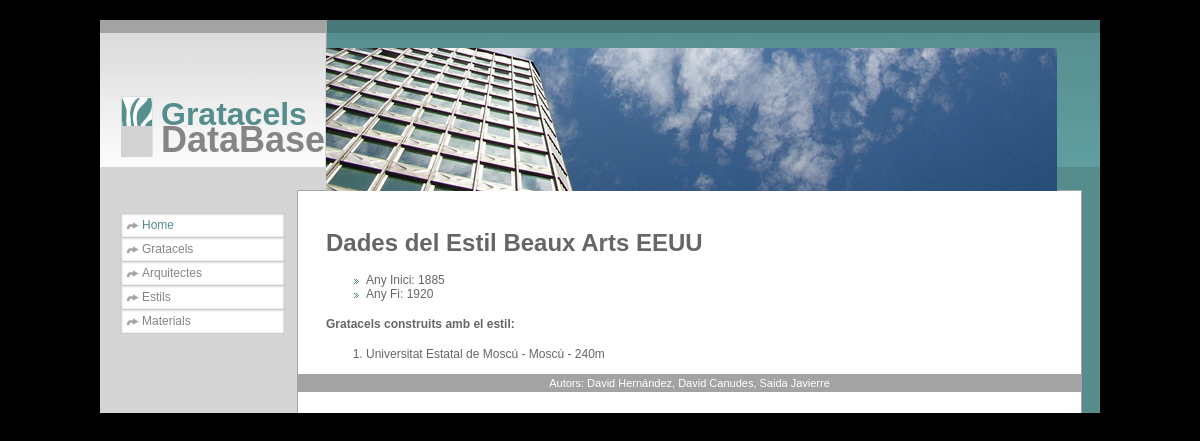
The app's page /estil/2 with its own data.
### igratacels/models.py (models this page shows)
class Estil (models.Model):
	idEstil = models.AutoField(primary_key=True)
	nom = models.TextField(max_length=25)
	dataInici = models.IntegerField(max_length=4)
	dataFi = models.IntegerField(max_length=4, blank = True,null=True)

class Gratacel (models.Model):
	idGratacel = models.AutoField(primary_key=True)
	nom = models.TextField(max_length=25)
	altura = models.IntegerField()
	altura_terrat = models.IntegerField()
	num_plantes = models.IntegerField()
	ciutat = models.TextField(max_length=25)
	any_inici = models.IntegerField()
	idEstil = models.ForeignKey(Estil)
	posicio_ranking = models.IntegerField(blank=True, null=True)
	arquitectes = models.ManyToManyField(Arquitecte)
	materials = models.ManyToManyField(Material)
	imatge = models.TextField()

### igratacels/views.py (the view)
# urls.py: url(r'^estil/(\w+)$', estilpage),
def estilpage(request, idEstil):
	try:
		estil = Estil.objects.get(idEstil=idEstil)
	except:
		raise Http404('Estil no trobat')
	gratacels=estil.gratacel_set.all()
	template = get_template('estilpage.html')
	variables = Context({
		'estil': estil,
		'gratacels': gratacels
		})
	output = template.render(variables)
	return HttpResponse(output)

### igratacels/templates/estilpage.html (shortened to what this page needs)
<!DOCTYPE html PUBLIC "-//W3C//DTD XHTML 1.0 Strict//EN"
	"http://www.w3.org/TR/xhtml1/DTD/xhtml1-strict.dtd">
<html xmlns="http://www.w3.org/1999/xhtml" xml:lang="en" >
<head>
</head>
<body>
<div id="wrapper">
	<div id="head">
        <img class="header_image" src="/static/img/header_image.jpg" alt="Header image" />
    	<img class="icon" src="/static/img/logo.jpg" alt="Logo" />
    	<h1>Gratacels</h1>
        <h2>DataBase</h2>
    </div>
    <div id="main">
    	<div id="navi">
        	<ul>
            	<li><a class="selected" href="home">Home</a></li>
            	<li><a href="gratacel">Gratacels</a></li>
            	<li><a href="arquitecte">Arquitectes</a></li>
            	<li><a href="estil">Estils</a></li>
            	<li><a href="material">Materials</a></li>
        </div>
        <div id="content">
<h1>Dades del Estil {{estil.nom}}</h1>
<ul>
<li>Any Inici: {{estil.dataInici}}</li>
<li>Any Fi: {{estil.dataFi}}</li>
</ul>
<h4>Gratacels construits amb el estil:</h4>
{% if gratacels %}
<ol>
{% for gratacel in gratacels %}
<li>
{{gratacel.nom}} - {{ gratacel.ciutat}} - {{ gratacel.altura }}m
</li>
{% endfor %}
</ol>
{% else %}
<p>No hi ha construit gratacels en aquest estil.</p>
{% endif %}
    </div>
    <div id="footer">
    	<p> Autors: David Hernández, David Canudes, Saida Javierre </p>
    </div>
</div>
</body>
</html>

### igratacels/templates/global.css (style rules this page uses)
body { padding:0; margin:20px 0 0 0px; text-align:center; background-color:#000; font-family:Arial, sans-serif; font-size:12px; color:#666; }
a { color:#558c8c; text-decoration:none; }
#wrapper { width:1000px; margin:0 auto; text-align:left; }
#head { float:left; width:1000px; height:171px; background-image:url('img/bg_head.jpg'); background-repeat:no-repeat; margin:0; padding:0; }
#head img.icon { float:left; margin:76px 8px 0 21px; padding:0; }
#head h1 { margin:78px 0 0 0px; padding:0; font-family:Arial, Helvetica, sans-serif; font-weight:bold; font-size:32px; line-height:32px; color:#558c8c; }
#head h2 { margin:-8px 0 0 0px; padding:0; font-family:Arial, Helvetica, sans-serif; font-weight:bold; font-size:36px; line-height:36px; color:#858585; }
#head img.header_image { float:right; margin:28px 43px 0 0px; padding:0; }
#main { float:left; width:1000px; background-image:url('img/bg_main.jpg'); background-repeat:repeat-y; padding:22px 0 20px 0px; margin:0; }
#navi { float:left; width:198px; }
#navi ul { margin:0 13px 0 20px; padding:0; list-style-type:none; border-bottom:1px solid #ccc; }
#navi li { margin:0; padding:0; width:165px; height:24px; background-image:url('img/navi_button.jpg'); background-repeat:no-repeat; line-height:24px; }
#navi li a { margin:0; padding:0 0 0 22px; line-height:24px; color:#858585; text-decoration:none; }
#navi li a.selected { margin:0; padding:0 0 0 22px; line-height:24px; color:#558c8c; text-decoration:none; }
#content { float:left; width:730px; margin:0 44px 0 28px; color:#666; }
#content ul { list-style-image:url('img/list_li.gif'); }
#footer { float:left; width:1000px; height:20px; background-image:url('img/bg_footer.jpg'); background-repeat:no-repeat; margin:0; padding:0; }
#footer p { margin:0 18px 0 197px; padding:0; line-height:20px; font-family:Arial, Helvetica, sans-serif; font-size:11px; color:#ffffff; text-align:center; }

### records on screen
Estil: nom "Beaux Arts EEUU", dataInici "1885", dataFi "1920"
Gratacel: nom "Universitat Estatal de Moscú", ciutat "Moscú", altura "240"
